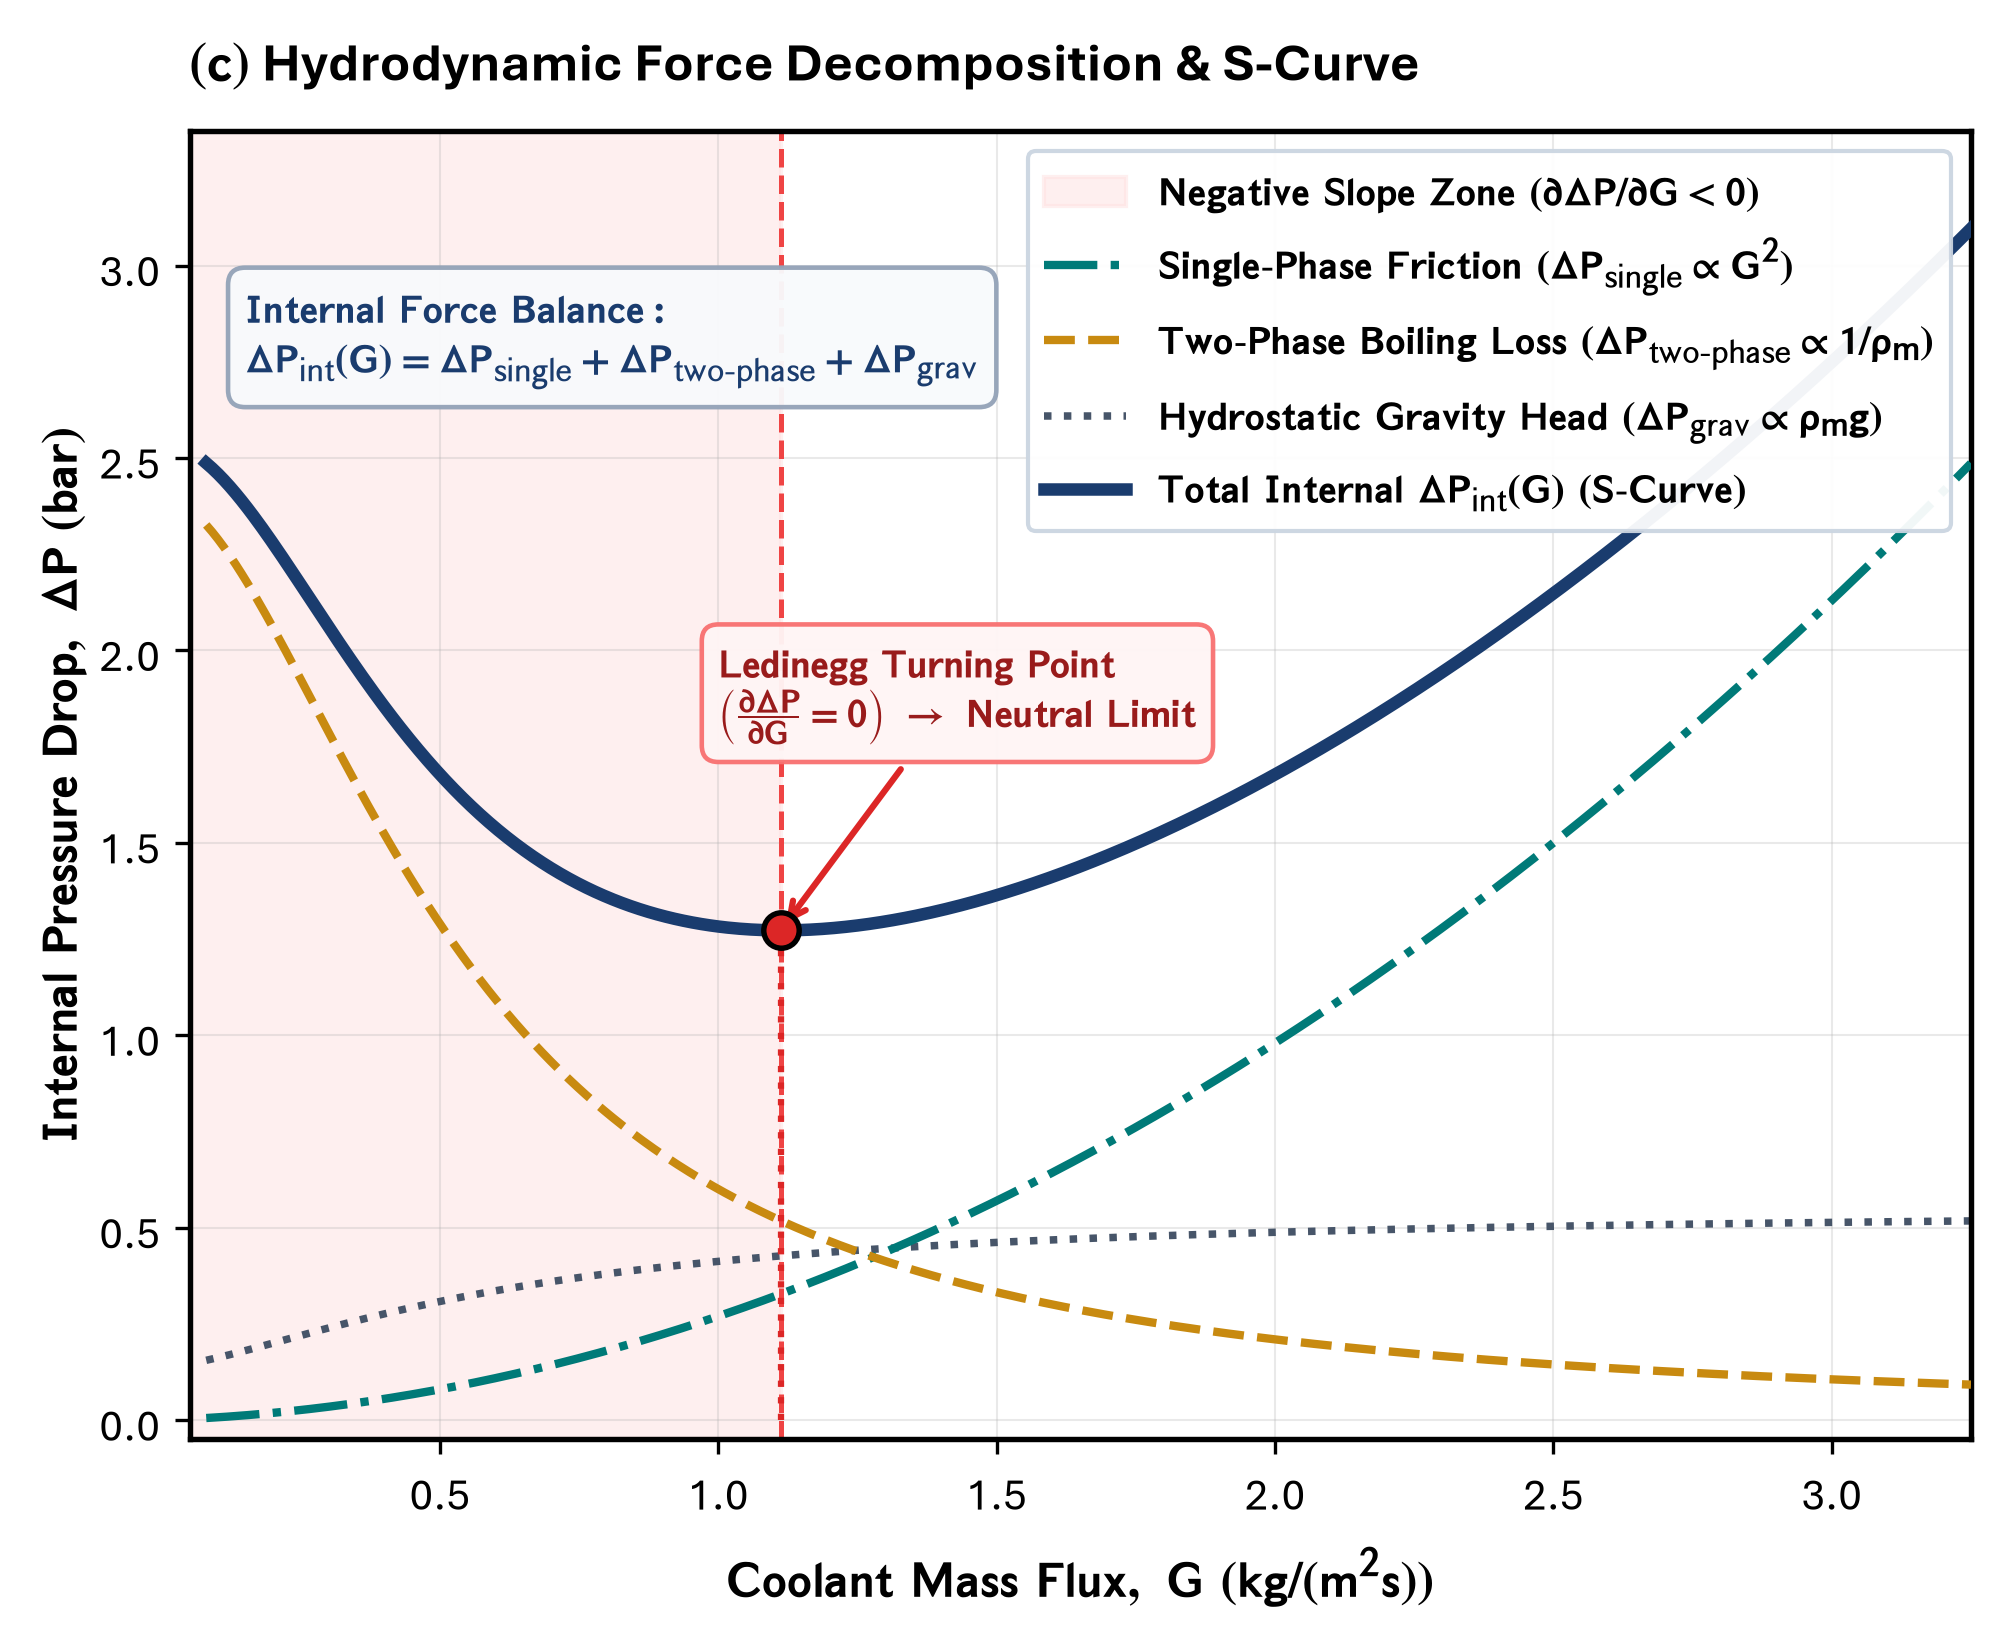

Source code (Python):
"""Panel (c): Hydrodynamic Force Decomposition & Internal S-Curve Genesis
Modular, Fully-Configurable Python Script styled with modern Aptos typography.

Features:
- Aptos font family with STIX-Sans mathematical fontset.
- Complete `CONFIG` styling dictionary controlling all typography, colors, geometries, and texts.
- Detailed decomposition of internal pressure drop: Single-phase friction (∝ G²),
  Two-phase boiling loss (∝ 1/ρ_m), and Hydrostatic gravity head (∝ ρ_m g).
- Highlighted Ledinegg Unstable Zone (∂ΔP/∂G < 0) with turning point bifurcation marker.
- Governing force balance equation card.
- Single-column journal layout.
"""
import os
import glob
import matplotlib.pyplot as plt
import matplotlib.font_manager as fm
import matplotlib._mathtext as mmt
import numpy as np

# ==============================================================================
# 0. FONT REGISTRATION (Aptos / CloudFonts)
# ==============================================================================
cloud_dir = r"C:\Users\User\AppData\Local\Microsoft\FontCache\4\CloudFonts"
for d in glob.glob(os.path.join(cloud_dir, "Aptos*")):
    for f in glob.glob(os.path.join(d, "*.ttf")):
        try:
            fm.fontManager.addfont(f)
        except Exception:
            pass

# ==============================================================================
# MASTER CONFIGURATION & STYLING DICTIONARY
# ==============================================================================
CONFIG = {
    # 1. Figure & Canvas
    "figure": {
        "figsize": (6.8, 5.6),
        "dpi": 300,
        "tight_layout": True,
        "output_path": "d:/AGravity/Tide_Tutor/Figures/figure_1/panel_c_force_decomposition.png",
    },

    # 2. Typography & Matplotlib RC Params (Aptos + stixsans)
    "typography": {
        "font.family": "Aptos",
        "font.sans-serif": ["Aptos", "Segoe UI", "Arial", "DejaVu Sans"],
        "font.size": 11,
        "axes.labelsize": 12.0,
        "axes.titlesize": 13.0,
        "xtick.labelsize": 10.5,
        "ytick.labelsize": 10.5,
        "legend.fontsize": 9.8,
        "axes.linewidth": 1.3,
        "grid.linewidth": 0.5,
        "grid.alpha": 0.28,
        "mathtext.fontset": "stixsans",
        "mathtext_shrink_factor": 0.85,  # Subscript & superscript scaling (default 0.7)
    },

    # 3. Global Color Palette
    "palette": {
        "total_dp": "#1a3c6e",        # Deep Navy
        "friction_1p": "#007a78",     # Teal
        "expansion_2p": "#c88a10",    # Gold / Amber
        "gravity": "#475569",         # Slate Grey
        "instability_zone": "#fee2e2",# Light Crimson / Red
        "instability_border": "#ef4444",
        "card_bg": "#f8fafc",
        "card_border": "#94a3b8",
        "callout_bg": "#fffaf5",
        "callout_border": "#ea580c",
    },

    # 4. Axes, Title & Labels
    "axes": {
        "title": {
            "text": r"$\mathbf{(c)}$ Hydrodynamic Force Decomposition & S-Curve",
            "fontsize": 13.0,
            "fontweight": "bold",
            "pad": 12,
            "loc": "left",
        },
        "xlabel": {
            "text": r"$\mathbf{Coolant\ Mass\ Flux,\ G\ (kg/(m^2 s))}$",
            "fontsize": 12.0,
            "fontweight": "bold",
            "labelpad": 6,
        },
        "ylabel": {
            "text": r"$\mathbf{Internal\ Pressure\ Drop,\ \Delta P\ (bar)}$",
            "fontsize": 12.0,
            "fontweight": "bold",
            "labelpad": 2,
        },
        "xlim": (0.05, 3.25),
        "ylim": (-0.05, 3.35),
        "grid": True,
    },

    # 5. Pressure Drop Component Curves
    "curves": {
        "g_range": (0.08, 3.25, 600),
        "dp_1phi": {
            "label": r"$\mathbf{Single\text{-}Phase\ Friction\ (\Delta P_{\mathrm{single}} \propto G^2)}$",
            "color": "#007a78",
            "linestyle": "-.",
            "linewidth": 2.0,
            "zorder": 3,
        },
        "dp_2phi": {
            "label": r"$\mathbf{Two\text{-}Phase\ Boiling\ Loss\ (\Delta P_{\mathrm{two\text{-}phase}} \propto 1/\rho_m)}$",
            "color": "#c88a10",
            "linestyle": "--",
            "linewidth": 2.0,
            "zorder": 3,
        },
        "dp_grav": {
            "label": r"$\mathbf{Hydrostatic\ Gravity\ Head\ (\Delta P_{\mathrm{grav}} \propto \rho_m g)}$",
            "color": "#475569",
            "linestyle": ":",
            "linewidth": 1.8,
            "zorder": 2,
        },
        "dp_total": {
            "label": r"$\mathbf{Total\ Internal\ \Delta P_{\mathrm{int}}(G)\ (S\text{-}Curve)}$",
            "color": "#1a3c6e",
            "linestyle": "-",
            "linewidth": 3.0,
            "zorder": 5,
        },
    },

    # 6. Negative Slope Instability Zone
    "instability_zone": {
        "color": "#fee2e2",
        "alpha": 0.55,
        "border_color": "#ef4444",
        "border_linestyle": "--",
        "border_linewidth": 1.2,
        "label": r"$\mathbf{Negative\ Slope\ Zone\ (\partial \Delta P / \partial G < 0)}$",
    },

    # 7. Local Minimum Bifurcation Turning Point
    "turning_point": {
        "marker": {
            "style": "o",
            "size": 8.5,
            "color": "#dc2626",
            "edgecolor": "black",
            "edgewidth": 1.3,
            "zorder": 7,
        },
        "guide_line": {
            "color": "#dc2626",
            "linestyle": ":",
            "linewidth": 1.5,
            "zorder": 6,
        },
        "annotation": {
            "xytext": (1.0, 1.8),
            "text": (
                r"$\mathbf{Ledinegg\ Turning\ Point}$" + "\n"
                r"$\mathbf{\left(\frac{\partial \Delta P}{\partial G} = 0\right)\ \rightarrow\ Neutral\ Limit}$"
            ),
            "fontsize": 9.5,
            "fontweight": "bold",
            "color": "#991b1b",
            "bbox": {
                "boxstyle": "round,pad=0.42",
                "fc": "#fff5f5",
                "ec": "#f87171",
                "lw": 1.1,
                "alpha": 0.96,
            },
            "arrowprops": {
                "arrowstyle": "->",
                "color": "#dc2626",
                "lw": 1.5,
            },
        },
    },

    # 8. Governing Model Equation Card
    "equation_card": {
        "coordinate_system": "data",
        "x": 0.15,
        "y": 2.95,
        "ha": "left",
        "va": "top",
        "text": (
            r"$\mathbf{Internal\ Force\ Balance:}$" + "\n"
            r"$\mathbf{\Delta P_{\mathrm{int}}(G) = \Delta P_{\mathrm{single}} + \Delta P_{\mathrm{two\text{-}phase}} + \Delta P_{\mathrm{grav}}}$"
        ),
        "fontsize": 9.8,
        "fontweight": "bold",
        "color": "#1a3c6e",
        "bbox": {
            "boxstyle": "round,pad=0.42",
            "fc": "#f8fafc",
            "ec": "#94a3b8",
            "lw": 1.1,
            "alpha": 0.96,
        },
    },

    # 9. Legend
    "legend": {
        "loc": "upper right",
        "frameon": True,
        "framealpha": 0.95,
        "facecolor": "white",
        "edgecolor": "#cbd5e1",
        "fontsize": 9.8,
    },
}


# ==============================================================================
# PLOTTING ENGINE (Reads 100% from CONFIG)
# ==============================================================================
def generate_panel_c(config=CONFIG):
    # Apply Typography & RC Params
    typo_cfg = dict(config["typography"])
    shrink_factor = typo_cfg.pop("mathtext_shrink_factor", 0.85)
    mmt.SHRINK_FACTOR = shrink_factor
    plt.rcParams.update(typo_cfg)

    # Create Canvas
    fig, ax = plt.subplots(figsize=config["figure"]["figsize"], dpi=config["figure"]["dpi"])

    # Set Title & Axes Labels
    ax_cfg = config["axes"]
    ax.set_title(ax_cfg["title"]["text"],
                 fontsize=ax_cfg["title"]["fontsize"],
                 fontweight=ax_cfg["title"]["fontweight"],
                 pad=ax_cfg["title"]["pad"],
                 loc=ax_cfg["title"]["loc"])
    
    ax.set_xlabel(ax_cfg["xlabel"]["text"],
                  fontsize=ax_cfg["xlabel"]["fontsize"],
                  fontweight=ax_cfg["xlabel"]["fontweight"],
                  labelpad=ax_cfg["xlabel"]["labelpad"])
    
    ax.set_ylabel(ax_cfg["ylabel"]["text"],
                  fontsize=ax_cfg["ylabel"]["fontsize"],
                  fontweight=ax_cfg["ylabel"]["fontweight"],
                  labelpad=ax_cfg["ylabel"]["labelpad"])
    
    ax.set_xlim(*ax_cfg["xlim"])
    ax.set_ylim(*ax_cfg["ylim"])
    ax.grid(ax_cfg["grid"])

    # Generate Mass Flux Domain
    g_min, g_max, g_pts = config["curves"]["g_range"]
    G = np.linspace(g_min, g_max, g_pts)

    # Physical Component Formulations
    # Single-phase liquid friction: ~ G^2
    dp_1phi = 0.22 * G**2 + 0.05 * G
    # Two-phase boiling loss: ~ G^2 / rho_m ~ 1 / G
    dp_2phi = 2.4 / (1.0 + 3.0 * G**1.8)
    # Hydrostatic elevation head: ~ rho_m * g
    dp_grav = 0.55 * (1.0 - 0.75 / (1.0 + 2.0 * G**1.5))
    # Total internal characteristic
    dp_total = dp_1phi + dp_2phi + dp_grav

    # Identify Negative Slope Region (∂ΔP/∂G < 0)
    d_dp = np.gradient(dp_total, G)
    idx_neg = np.where(d_dp < 0)[0]
    g_neg_start = G[idx_neg[0]]
    g_neg_end = G[idx_neg[-1]]

    # 1. Shaded Instability Zone
    iz_cfg = config["instability_zone"]
    ax.axvspan(ax_cfg["xlim"][0], g_neg_end,
               color=iz_cfg["color"],
               alpha=iz_cfg["alpha"],
               label=iz_cfg["label"],
               zorder=1)
    ax.axvline(g_neg_end, color=iz_cfg["border_color"],
               ls=iz_cfg["border_linestyle"], lw=iz_cfg["border_linewidth"], zorder=2)

    # 2. Plot Component Curves
    c_cfg = config["curves"]
    ax.plot(G, dp_1phi, color=c_cfg["dp_1phi"]["color"], lw=c_cfg["dp_1phi"]["linewidth"],
            ls=c_cfg["dp_1phi"]["linestyle"], label=c_cfg["dp_1phi"]["label"], zorder=c_cfg["dp_1phi"]["zorder"])
    ax.plot(G, dp_2phi, color=c_cfg["dp_2phi"]["color"], lw=c_cfg["dp_2phi"]["linewidth"],
            ls=c_cfg["dp_2phi"]["linestyle"], label=c_cfg["dp_2phi"]["label"], zorder=c_cfg["dp_2phi"]["zorder"])
    ax.plot(G, dp_grav, color=c_cfg["dp_grav"]["color"], lw=c_cfg["dp_grav"]["linewidth"],
            ls=c_cfg["dp_grav"]["linestyle"], label=c_cfg["dp_grav"]["label"], zorder=c_cfg["dp_grav"]["zorder"])
    ax.plot(G, dp_total, color=c_cfg["dp_total"]["color"], lw=c_cfg["dp_total"]["linewidth"],
            ls=c_cfg["dp_total"]["linestyle"], label=c_cfg["dp_total"]["label"], zorder=c_cfg["dp_total"]["zorder"])

    # 3. Turning Point (Local Minimum)
    tp_cfg = config["turning_point"]
    g_min_val = g_neg_end
    dp_min_val = dp_total[idx_neg[-1]]

    mk = tp_cfg["marker"]
    ax.plot(g_min_val, dp_min_val, marker=mk["style"], markersize=mk["size"],
            color=mk["color"], mec=mk["edgecolor"], mew=mk["edgewidth"], zorder=mk["zorder"])

    # Guide line down to x-axis
    gl = tp_cfg["guide_line"]
    ax.plot([g_min_val, g_min_val], [0, dp_min_val], color=gl["color"], ls=gl["linestyle"], lw=gl["linewidth"], zorder=gl["zorder"])

    # Turning Point Annotation
    tp_ann = tp_cfg["annotation"]
    ax.annotate(tp_ann["text"],
                xy=(g_min_val, dp_min_val),
                xytext=tp_ann["xytext"],
                fontsize=tp_ann["fontsize"],
                color=tp_ann["color"],
                bbox=dict(**tp_ann["bbox"]),
                arrowprops=dict(**tp_ann["arrowprops"]))

    # 4. Governing Force Balance Card
    eq_cfg = config["equation_card"]
    eq_trans = ax.transAxes if eq_cfg.get("coordinate_system", "data") == "axes" else ax.transData
    ax.text(eq_cfg["x"], eq_cfg["y"], eq_cfg["text"],
            transform=eq_trans,
            ha=eq_cfg["ha"], va=eq_cfg["va"],
            fontsize=eq_cfg["fontsize"], color=eq_cfg["color"],
            bbox=dict(**eq_cfg["bbox"]))

    # 5. Add Legend
    leg_cfg = config["legend"]
    ax.legend(loc=leg_cfg["loc"], frameon=leg_cfg["frameon"],
              framealpha=leg_cfg["framealpha"], facecolor=leg_cfg["facecolor"],
              edgecolor=leg_cfg["edgecolor"], fontsize=leg_cfg["fontsize"])

    # Save Output
    if config["figure"]["tight_layout"]:
        plt.tight_layout()

    out_file = config["figure"]["output_path"]
    os.makedirs(os.path.dirname(os.path.abspath(out_file)), exist_ok=True)
    if os.path.exists(out_file):
        try:
            os.remove(out_file)
        except Exception:
            pass

    plt.savefig(out_file, dpi=config["figure"]["dpi"], bbox_inches="tight")
    print("Successfully generated and saved Panel (c) with Aptos to:", out_file)
    return fig, ax


if __name__ == "__main__":
    generate_panel_c()
